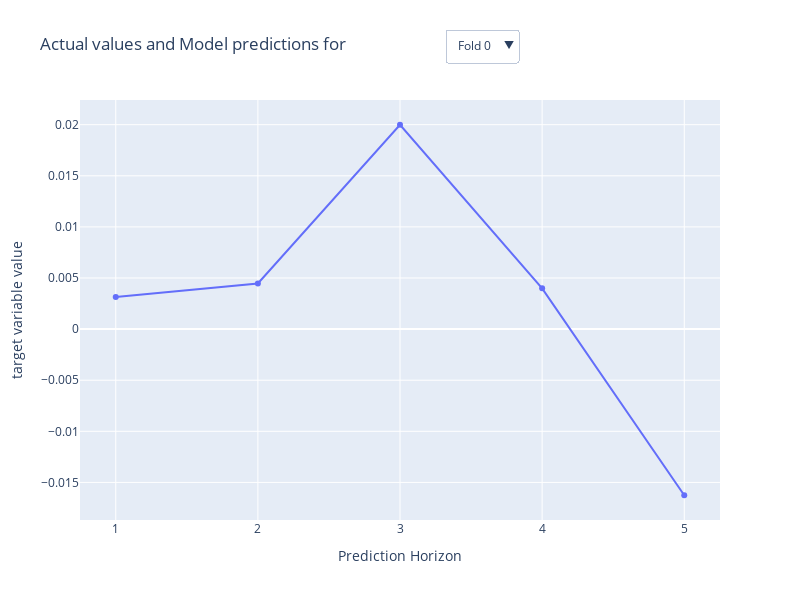

Write notebook code for a chart like this one.
### Code cell
graphs.prediction_visualisation(MODELS, p, a)

### Figure 1 — Plotly figure (JSON) as saved in the notebook; plotly's stock layout.template omitted (floating-point values rounded to 4 significant figures)
{"data": [{"mode": "lines+markers", "name": "arima Fold 0", "type": "scatter", "visible": false, "x": [1, 2, 3, 4, 5], "y": [0, 0, 0, 0, 0]}, {"mode": "lines+markers", "name": "arima Fold 1", "type": "scatter", "visible": false, "x": [1, 2, 3, 4, 5], "y": [0, 0, 0, 0, 0]}, {"mode": "lines+markers", "name": "llama Fold 0", "type": "scatter", "visible": false, "x": [1, 2, 3, 4, 5], "y": [-0.002855, -0.001144, -0.00264, -0.0008059, -0.0003054]}, {"mode": "lines+markers", "name": "llama Fold 1", "type": "scatter", "visible": false, "x": [1, 2, 3, 4, 5], "y": [2.778e-05, -0.0005782, -0.002521, -0.001412, 0.00145]}, {"mode": "lines+markers", "name": "autoregressor Fold 0", "type": "scatter", "visible": false, "x": [1, 2, 3, 4, 5], "y": [-0.01044, -0.01044, -0.01044, -0.01044, -0.01044]}, {"mode": "lines+markers", "name": "autoregressor Fold 1", "type": "scatter", "visible": false, "x": [1, 2, 3, 4, 5], "y": [-0.01625, -0.01625, -0.01625, -0.01625, -0.01625]}, {"mode": "lines+markers", "name": "fine-tuned Llama Fold 0", "type": "scatter", "visible": false, "x": [1, 2, 3, 4, 5], "y": [0.004694, 1.594e-05, 0.00658, 0.0004527, 0]}, {"mode": "lines+markers", "name": "fine-tuned Llama Fold 1", "type": "scatter", "visible": false, "x": [1, 2, 3, 4, 5], "y": [0.0004765, 2.063e-05, 0.0007213, 0.0008111, 0.008301]}, {"mode": "lines+markers", "name": "Actual Fold 0", "type": "scatter", "visible": true, "x": [1, 2, 3, 4, 5], "y": [0.003133, 0.004468, 0.01999, 0.003986, -0.01625]}, {"mode": "lines+markers", "name": "Actual Fold 1", "type": "scatter", "visible": false, "x": [1, 2, 3, 4, 5], "y": [0.0291, 0.01624, 0.005811, 0.02162, 0.006539]}], "layout": {"height": 600, "title": {"text": "Actual values and Model predictions for "}, "updatemenus": [{"active": 0, "buttons": [{"args": [{"visible": [true, false, true, false, true, false, true, false, true, false]}, {"title": "Actual values and Model predictions for Fold 0"}], "label": "Fold 0", "method": "update"}, {"args": [{"visible": [false, true, false, true, false, true, false, true, false, true]}, {"title": "Actual values and Model predictions for Fold 1"}], "label": "Fold 1", "method": "update"}], "direction": "down", "showactive": true, "x": 0.57, "xanchor": "left", "y": 1.17, "yanchor": "top"}], "width": 800, "xaxis": {"anchor": "y", "domain": [0, 1], "title": {"text": "Prediction Horizon"}}, "yaxis": {"anchor": "x", "domain": [0, 1], "title": {"text": "target variable value"}}}}
